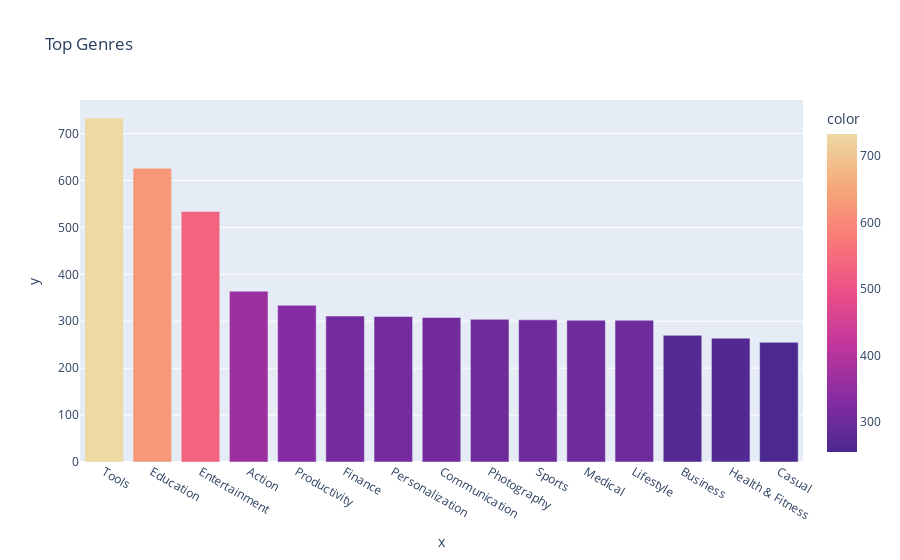

The notebook cell saved with this chart:
### Markdown cell above
**Challenge**: Can you create this chart with the Series containing the genre data? 

<img src=https://imgur.com/DbcoQli.png width=400>

Try experimenting with the built in colour scales in Plotly. You can find a full list [here](https://plotly.com/python/builtin-colorscales/). 

* Find a way to set the colour scale using the color_continuous_scale parameter. 
* Find a way to make the color axis disappear by using coloraxis_showscale.

### Code cell
bar = px.bar(x=num_genres.index[:15],y=num_genres.values[:15],title='Top Genres',hover_name=num_genres.index[:15],color=num_genres.values[:15],color_continuous_scale='Agsunset')
bar.show()

### Figure 1 — Plotly figure (JSON) as saved in the notebook; plotly's stock layout.template omitted (floating-point values rounded to 4 significant figures)
{"data": [{"alignmentgroup": "True", "hovertemplate": "<b>%{hovertext}</b><br><br>x=%{x}<br>y=%{y}<br>color=%{marker.color}<extra></extra>", "hovertext": ["Tools", "Education", "Entertainment", "Action", "Productivity", "Finance", "Personalization", "Communication", "Photography", "Sports", "Medical", "Lifestyle", "Business", "Health & Fitness", "Casual"], "legendgroup": "", "marker": {"color": [733, 626, 534, 364, 334, 311, 310, 308, 304, 303, 302, 302, 270, 264, 255], "coloraxis": "coloraxis", "pattern": {"shape": ""}}, "name": "", "offsetgroup": "", "orientation": "v", "showlegend": false, "textposition": "auto", "type": "bar", "x": ["Tools", "Education", "Entertainment", "Action", "Productivity", "Finance", "Personalization", "Communication", "Photography", "Sports", "Medical", "Lifestyle", "Business", "Health & Fitness", "Casual"], "xaxis": "x", "y": [733, 626, 534, 364, 334, 311, 310, 308, 304, 303, 302, 302, 270, 264, 255], "yaxis": "y"}], "layout": {"barmode": "relative", "coloraxis": {"colorbar": {"title": {"text": "color"}}, "colorscale": [[0, "rgb(75, 41, 145)"], [0.1667, "rgb(135, 44, 162)"], [0.3333, "rgb(192, 54, 157)"], [0.5, "rgb(234, 79, 136)"], [0.6667, "rgb(250, 120, 118)"], [0.8333, "rgb(246, 169, 122)"], [1, "rgb(237, 217, 163)"]]}, "legend": {"tracegroupgap": 0}, "title": {"text": "Top Genres"}, "xaxis": {"anchor": "y", "domain": [0, 1], "title": {"text": "x"}}, "yaxis": {"anchor": "x", "domain": [0, 1], "title": {"text": "y"}}}}
